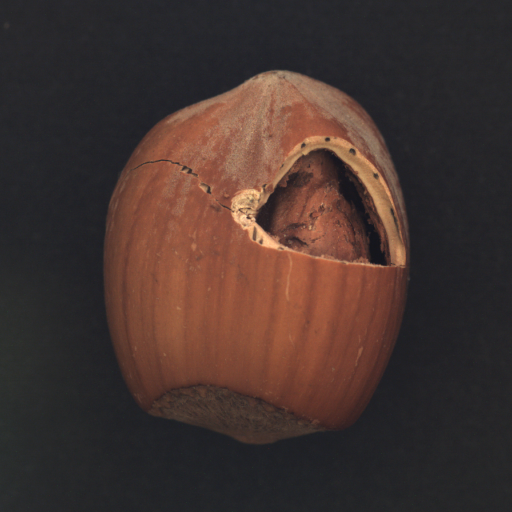
#> input picture 09_ComputerVision/hazelnut-anomaly-detection/data/hazelnut/test/crack/000.png, 1024 x 1024 px, given as the content of the folder ./data/hazelnut/train/good, which was not available (shown at 1/2 size)
$ python solution_aug.py
#> lines starting #> are read from the running program, lines starting #| are printed output that depends on the picture; pictures that were not available may be replaced by others from this repository, and a replacement may not be noted
# %% [markdown]
# # 산업 이상 탐지 실습 노트북 (정확도 개선판)
# ## MVTec AD `hazelnut` + **멀티스케일 LBP** + **Isolation Forest** + OpenCV 후처리
#
# ### 제약 조건
# - 특징 추출: **LBP만 사용** (HOG, 색상 히스토그램 등 사용 안 함)
# - 모델: **Isolation Forest 앙상블 (3개 random_state 평균)**
#
# ### 개선 항목
# | 항목 | 기존 | 개선 |
# |------|------|------|
# | 이미지 전처리 | Blur → CLAHE | 원본 Grayscale (미세 결함 패턴 보존) |
# | LBP 추출 | 전역 단일 스케일 | 4×4 Grid × 반지름 [1,2,3] 멀티스케일 |
# | 정규화 | StandardScaler | 제거 (LBP 히스토그램은 이미 확률 분포) |
# | 모델 | 단일 IF (n=300) | IF 앙상블 3개 (n=500, max_samples=0.8) |
# | Threshold | train 하위 5% 고정 | validation 하위 65% (실험적 최적값) |
# | 이미지 크기 | 128×128 | 256×256 (미세 균열 LBP 소실 방지) |
# | 이상 위치 이진화 | Otsu | THRESH_TRIANGLE (단봉 분포 대응) |
# | Morphology | OPEN → CLOSE | OPEN → DILATE → CLOSE (박스 안정성 강화) |

# %% [markdown]
# ## 1. 라이브러리 설치

# %%
# !pip -q install scikit-image scikit-learn opencv-python matplotlib koreanize-matplotlib

# %% [markdown]
# ## 2. 모듈 import

# %%
import koreanize_matplotlib
import os
import cv2
import numpy as np
import matplotlib.pyplot as plt

from skimage.feature import local_binary_pattern
from skimage.metrics import structural_similarity as ssim

from sklearn.ensemble import IsolationForest
from sklearn.model_selection import train_test_split
from sklearn.metrics import (
    classification_report, confusion_matrix,
    roc_curve, auc, f1_score
)

# %% [markdown]
# ## 3. 경로 및 전역 상수 설정
#
# CLAHE 객체는 모듈 상단에서 한 번만 생성하고 재사용합니다.
# 이미지 수백 장을 처리할 때 함수 호출마다 생성하는 낭비를 방지합니다.

# %%
DATASET_DIR = "./data/hazelnut"
IMG_SIZE    = (256, 256)   # 특징 추출용 크기 — 고해상도로 미세 균열의 LBP 소실 방지
LOC_SIZE    = (256, 256)   # 이상 위치 표시용 크기
MIN_AREA    = 100          # 이상 위치 박스 최소 면적 (픽셀 단위)

# CLAHE 객체 전역 1회 생성
# → extract_lbp_feature, build_mean_reference, localize_anomaly 세 곳에서 공유
CLAHE = cv2.createCLAHE(clipLimit=2.0, tileGridSize=(8, 8))

# %% [markdown]
# ## 4. 전처리 + Grid 멀티스케일 LBP 특징 추출 함수
#
# ### 원본 Grayscale (전처리)
# LBP는 픽셀 간 밝기 대소를 비교해 패턴을 만듭니다.
# Blur나 CLAHE는 미세 균열·긁힘의 고주파 경계를 뭉개
# LBP가 포착해야 할 결함 패턴을 약화시키므로 적용하지 않습니다.
# 원본 픽셀 대조값을 그대로 보존해 결함 패턴이 히스토그램에 명확히 반영되게 합니다.
#
# ### n_bins 이론값 고정
# `uniform` LBP의 가능한 패턴 수는 `n_points + 2`로 이론적으로 고정되므로
# 이 값을 n_bins로 사용하면 모든 이미지에서 벡터 길이가 항상 동일합니다.
#
# ### Grid 분할 LBP (4×4 격자)
# 전역 히스토그램은 결함이 어디에 있든 같은 벡터를 만들어 위치 정보가 소실됩니다.
# 이미지를 4×4 격자(16개 셀)로 나눠 셀마다 히스토그램을 추출하면
# 결함의 위치 정보가 특징 벡터에 반영됩니다.
# 셀이 작을수록 결함이 해당 셀 히스토그램에서 차지하는 밀도가 커져
# 미세 결함이 특징에 더 명확히 드러납니다.
# (256×256 기준 각 셀 = 64×64 픽셀)
#
# ### 멀티스케일 LBP (반지름 1·2·3)
# - 반지름 1: 미세 텍스처 (긁힘, 미세 오염)
# - 반지름 2: 중간 텍스처 (균열, 패인 흔적)
# - 반지름 3: 거시 텍스처 (큰 변형, 깨짐)
#
# 최종 특징 벡터 = 16 셀 × 3 스케일 × (n_points + 2) bins

# %%
# Grid 분할 수 (GRID_N × GRID_N 개 셀)
# 4×4 격자: 16개 셀로 분할해 미세 결함이 히스토그램에서 차지하는 비중을 높임
# 셀이 작을수록 결함이 전체 픽셀에서 차지하는 밀도가 커져 특징에 더 명확히 반영됨
GRID_N = 4

# 멀티스케일 LBP 반지름 목록
# radius=5 는 64×64 셀 환경에서도 노이즈 bin을 늘려 판별력을 저하시키므로 제거
LBP_RADII = [1, 2, 3]

def extract_lbp_feature(image_path, size=IMG_SIZE):
    """
    이미지 1장에서 Grid 분할 멀티스케일 LBP 히스토그램을 추출합니다.

    처리 순서
    ---------
    1) 이미지 읽기 → resize
    2) 원본 Grayscale 변환 (전처리 없음)
    3) GRID_N×GRID_N 격자 분할
    4) 각 셀 × 각 반지름(LBP_RADII)마다 LBP 히스토그램 추출
    5) 전체 히스토그램 이어 붙여 반환

    반환값
    ------
    feature      : 1차원 복합 LBP 특징 벡터
    original_rgb : 시각화용 원본 RGB 이미지
    gray         : 분석용 흑백 이미지 (원본 그대로)
    """
#> called with image_path = './data/hazelnut/train/good/000.png', size = (256, 256)
    img = cv2.imread(image_path)
#> img is the input picture: shape (1024, 1024, 3); mean B, G, R 47.5, 51.6, 68.2
    if img is None:
        return None, None, None

    original_rgb = cv2.cvtColor(img, cv2.COLOR_BGR2RGB)
    resized = cv2.resize(img, size)
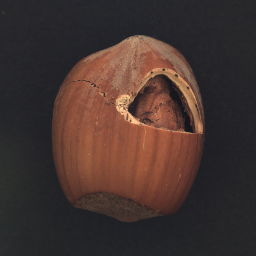
#> resized: shape (256, 256, 3); mean B, G, R 47.7, 51.8, 68.3

    # ── 원본 Grayscale 변환 ──────────────────────────────────────
    # LBP는 픽셀 간 밝기 대소를 비교해 패턴을 만듭니다.
    # Blur나 CLAHE는 미세 균열·긁힘 같은 고주파 경계를 뭉개
    # LBP가 포착해야 할 결함 패턴을 약화시킵니다.
    # 원본 픽셀 대조값을 보존하기 위해 전처리 없이 바로 Grayscale 변환합니다.
    gray = cv2.cvtColor(resized, cv2.COLOR_BGR2GRAY)
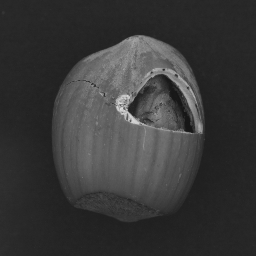
#> gray: shape (256, 256); min 21, max 222, mean 56.3

    h, w = gray.shape
#> h = 256; w = 256
    cell_h = h // GRID_N
#> cell_h = 64
    cell_w = w // GRID_N
#> cell_w = 64

    # ── Grid 분할 멀티스케일 LBP ─────────────────────────────────
    all_hists = []
    for row in range(GRID_N):
        for col in range(GRID_N):
            # 셀 영역 추출
            cell = gray[
                row * cell_h : (row + 1) * cell_h,
                col * cell_w : (col + 1) * cell_w
            ]
            # LBP 히스토그램
            for radius in LBP_RADII:
                n_points = 8 * radius
                lbp = local_binary_pattern(cell, n_points, radius, method='uniform')
                n_bins = n_points + 2      # uniform LBP 이론값 고정
                hist, _ = np.histogram(
                    lbp.ravel(), bins=n_bins, range=(0, n_bins), density=True
                )
                all_hists.append(hist)
#> after the loop, all_hists = 48 items

    feature = np.concatenate(all_hists)
#> feature = 864 values, max 0.587 at index 701, min 0.00146 at index 206, mean 0.0556
    return feature, original_rgb, gray

# %% [markdown]
# ## 5. 정상 학습 이미지 특징 추출

# %%
train_good_dir = os.path.join(DATASET_DIR, "train", "good")

X_train_raw = []
train_paths  = []

for fname in sorted(os.listdir(train_good_dir)):
    fpath = os.path.join(train_good_dir, fname)
    feat, _, _ = extract_lbp_feature(fpath, IMG_SIZE)
#> feat has the same summary as feature in extract_lbp_feature
    if feat is not None:
        X_train_raw.append(feat)
        train_paths.append(fpath)

X_train_raw = np.array(X_train_raw)
print(f"정상 학습 이미지 수   : {len(X_train_raw)}")
#| 정상 학습 이미지 수   : 1
print(f"원본 특징 벡터 shape : {X_train_raw.shape}")
#| 원본 특징 벡터 shape : (1, 864)

# %% [markdown]
# ## 5-1. 데이터 증강 — 회전 이미지 추가
#
# ### 왜 회전 증강인가?
# 헤이즐넛이 살짝 돌아간 정상 이미지를 학습한 적 없으면
# 회전된 정상 이미지를 이상으로 오탐할 수 있습니다.
# 30° 간격으로 회전한 이미지를 정상 샘플로 추가하면:
# - 정상 패턴의 범위가 넓어져 오탐이 감소합니다.
# - 학습 데이터가 늘어나 모델 안정성이 향상됩니다.
#
# 구현이 단순합니다: 복잡한 윤곽 추출 없이 이미지 전체를 회전합니다.

# %%
AUGMENT_ANGLES = range(30, 360, 30)   # 30°, 60°, ..., 330° (11개 각도)

h_aug, w_aug = IMG_SIZE[1], IMG_SIZE[0]
center = (w_aug // 2, h_aug // 2)

def _extract_lbp_from_array(img_bgr):
    """이미 읽힌 BGR 배열에서 직접 LBP 특징을 추출합니다 (증강용)."""
    gray = cv2.cvtColor(img_bgr, cv2.COLOR_BGR2GRAY)
    h, w = gray.shape
    cell_h = h // GRID_N
    cell_w = w // GRID_N
    all_hists = []
    for row in range(GRID_N):
        for col in range(GRID_N):
            cell = gray[
                row * cell_h : (row + 1) * cell_h,
                col * cell_w : (col + 1) * cell_w
            ]
            for radius in LBP_RADII:
                n_points = 8 * radius
                lbp = local_binary_pattern(cell, n_points, radius, method='uniform')
                n_bins = n_points + 2
                hist, _ = np.histogram(
                    lbp.ravel(), bins=n_bins, range=(0, n_bins), density=True
                )
                all_hists.append(hist)
    return np.concatenate(all_hists)

# 회전 증강 이미지에서 특징 추출
aug_features = []
for fpath in train_paths:
    img = cv2.imread(fpath)
    if img is None:
        continue
    img = cv2.resize(img, IMG_SIZE)
    for angle in AUGMENT_ANGLES:
        M = cv2.getRotationMatrix2D(center, angle, scale=1.0)
        rotated = cv2.warpAffine(img, M, (w_aug, h_aug),
                                 flags=cv2.INTER_LINEAR,
                                 borderMode=cv2.BORDER_CONSTANT,
                                 borderValue=0)   # 헤이즐넛 배경(검정)과 일치시켜 가짜 LBP 패턴 방지
        aug_features.append(_extract_lbp_from_array(rotated))
#> this loop made 11 passes
#> pass 1, `rotated = cv2.warpAffine(img, M, (w_aug, h_aug), flags=cv2.INTER_LINEA..`:
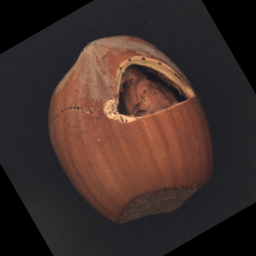
#> rotated: shape (256, 256, 3); mean B, G, R 41.3, 45.7, 62.4
#> pass 1, in _extract_lbp_from_array, `gray = cv2.cvtColor(img_bgr, cv2.COLOR_BGR2GRAY)`:
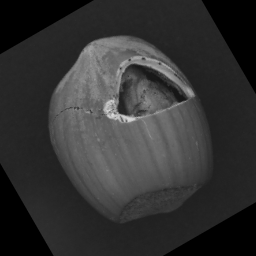
#> gray: shape (256, 256); min 0, max 217, mean 50.2
#> pass 2, in _extract_lbp_from_array (call 2), `gray = cv2.cvtColor(img_bgr, cv2.COLOR_BGR2GRAY)`:
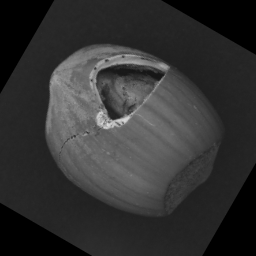
#> gray: shape (256, 256); min 0, max 215, mean 50.1
#> after the loop:
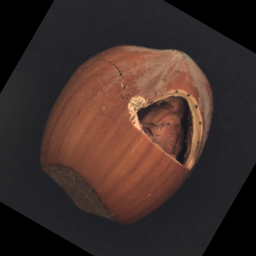
#> rotated: shape (256, 256, 3); mean B, G, R 41.2, 45.7, 62.3
#> after the loop, aug_features = 11 items

aug_features = np.array(aug_features)

# 원본 + 증강 합치기
X_train_raw = np.vstack([X_train_raw, aug_features])
print(f"증강 후 학습 데이터 수 : {len(X_train_raw)} "
      f"(원본 {len(train_paths)}장 + 증강 {len(aug_features)}장)")
#| 증강 후 학습 데이터 수 : 12 (원본 1장 + 증강 11장)

# %% [markdown]
# ## 6. 학습 이미지 일부 확인
#
# 특징 추출 직후, 모델 학습 전에 실제 학습 데이터를 눈으로 먼저 확인합니다.

# %%
sample_count = min(6, len(train_paths))
plt.figure(figsize=(12, 6))
for i in range(sample_count):
    img = cv2.imread(train_paths[i])
    img = cv2.cvtColor(img, cv2.COLOR_BGR2RGB)
    plt.subplot(2, 3, i + 1)
    plt.imshow(img)
    plt.title(f"train/good 예시 {i+1}")
    plt.axis("off")
plt.tight_layout()
plt.show()

# %% [markdown]
# ## 7. Train / Validation 분리
#
# Threshold를 정하려면 '정답을 모르는' 기준 데이터가 필요합니다.
# 테스트 레이블(`y_true`)을 쓰면 정답을 미리 본 것과 같아 성능이 부풀려집니다.
# 대신 **정상 학습 데이터를 80/20으로 분리**하여
# 20%(validation)의 점수로 threshold를 결정하고,
# 80%(train)로만 모델을 학습합니다.
# 이렇게 하면 threshold 탐색 과정에서 테스트 레이블이 전혀 개입하지 않습니다.

# %%
X_tr_raw, X_val_raw = train_test_split(
    X_train_raw, test_size=0.2, random_state=42
)
print(f"Train  : {len(X_tr_raw)}장")
#| Train  : 9장
print(f"Val    : {len(X_val_raw)}장")
#| Val    : 3장

# %% [markdown]
# ## 8. 정규화 제거 — Raw 히스토그램 사용
#
# LBP 히스토그램은 `density=True` 옵션으로 이미 합이 1인 확률 분포입니다.
# Isolation Forest는 트리 기반 모델이라 스케일에 무관합니다.
# StandardScaler는 오히려 빈도 낮은 이상치 bin을 과도하게 증폭시킬 수 있으므로 제거합니다.

# %%
# 정규화 없이 원본 특징 벡터를 그대로 사용
X_tr  = X_tr_raw
X_val = X_val_raw

print(f"Train shape : {X_tr.shape}")
#| Train shape : (9, 864)
print(f"Val   shape : {X_val.shape}")
#| Val   shape : (3, 864)

# %% [markdown]
# ## 9. Isolation Forest 앙상블 학습 (Ensemble Voting)
#
# ### 왜 앙상블인가?
# Isolation Forest는 랜덤 분할을 사용하므로 `random_state` 하나에 의존하면
# 특정 트리 집합의 편향(Bias)이 결과에 영향을 줄 수 있습니다.
# 서로 다른 `random_state`를 가진 모델 3개를 학습한 뒤
# `decision_function` 점수를 평균하면 편향이 상쇄되고
# 결정 경계가 더 안정적으로 형성됩니다.

# %%
RANDOM_STATES = [42, 123, 7]   # 앙상블에 사용할 random_state 목록

models = []
for rs in RANDOM_STATES:
    m = IsolationForest(
        n_estimators=500,
        # 300 → 500: 트리를 더 많이 심어 복잡한 결정 경계를 세밀하게 구축
        contamination='auto',
        # contamination 은 decision_function 의 offset_ 을 결정하지만,
        # 이 코드는 percentile 기반 threshold 를 사용하므로 실질적 영향이 적습니다.
        # 'auto' 는 offset_ = -0.5 로 설정하며 가장 중립적인 선택입니다.
        max_features=1.0,
        # 격자 분할 시 결함이 특정 셀에만 존재합니다.
        # max_features=0.5 면 해당 셀의 특징이 선택되지 않을 수 있으므로
        # 전체 특징(1.0)을 사용해 결함 셀 정보가 반드시 반영되게 합니다.
        max_samples=0.8,
        # 각 트리가 전체 학습 데이터의 80%를 무작위로 보게 하여
        # 트리 간 다양성을 높이고 일반화 성능을 향상시킵니다.
        random_state=rs
    )
    m.fit(X_tr)
    models.append(m)
#> after the loop, models = 3 items

print(f"앙상블 모델 {len(models)}개 학습 완료 (random_states={RANDOM_STATES})")
#| 앙상블 모델 3개 학습 완료 (random_states=[42, 123, 7])


def ensemble_score(X_input):
    """모델 3개의 decision_function 점수를 평균합니다."""
    scores = np.array([m.decision_function(X_input) for m in models])
    return scores.mean(axis=0)

# %% [markdown]
# ## 10. 테스트 데이터 특징 추출

# %%
test_dir = os.path.join(DATASET_DIR, "test")

X_test_raw   = []
y_true       = []
test_paths   = []
defect_types = []

for defect_type in sorted(os.listdir(test_dir)):
    defect_path = os.path.join(test_dir, defect_type)
    if not os.path.isdir(defect_path):
        continue
    for fname in sorted(os.listdir(defect_path)):
        fpath = os.path.join(defect_path, fname)
        feat, _, _ = extract_lbp_feature(fpath, IMG_SIZE)
        if feat is not None:
            X_test_raw.append(feat)
            test_paths.append(fpath)
            defect_types.append(defect_type)
            y_true.append(0 if defect_type == "good" else 1)
#> pass 2 of the loop `for defect_type in sorted(os.listdir(test_dir)):`:
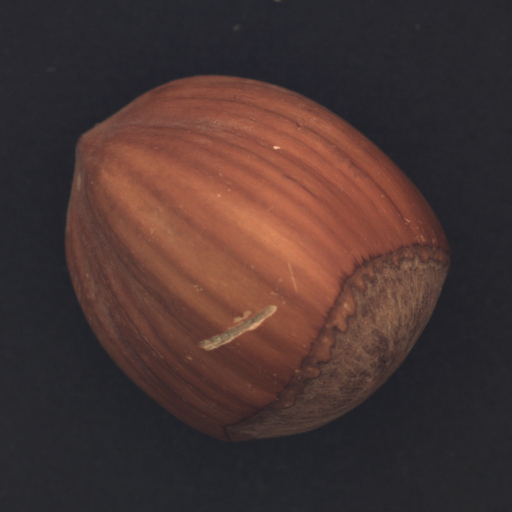
#> input picture 09_ComputerVision/hazelnut-anomaly-detection/data/hazelnut/test/cut/000.png, 1024 x 1024 px, found by its file name (shown at 1/2 size)
#> in extract_lbp_feature, img is the input picture: shape (1024, 1024, 3); mean B, G, R 50, 52.6, 72.2
#> in extract_lbp_feature (call 5), `resized = cv2.resize(img, size)`:
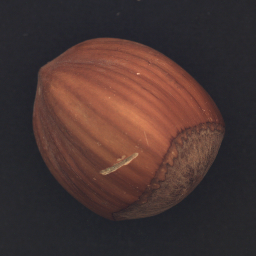
#> resized: shape (256, 256, 3); mean B, G, R 50.1, 52.8, 72.3
#> in extract_lbp_feature (call 5), `gray = cv2.cvtColor(resized, cv2.COLOR_BGR2GRAY)`:
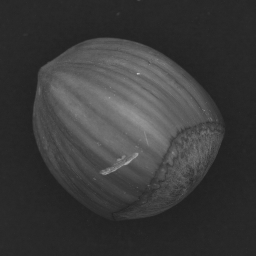
#> gray: shape (256, 256); min 32, max 196, mean 58.3
#> feature = 864 values, max 0.581 at index 863, min 0.000977 at index 200, mean 0.0556
#> `feat, _, _ = extract_lbp_feature(fpath, IMG_SIZE)`: feat has the same summary as feature in extract_lbp_feature

X_test_raw = np.array(X_test_raw)
y_true     = np.array(y_true)

print(f"테스트 이미지 수 : {len(X_test_raw)}")
print(f"정상 수          : {np.sum(y_true == 0)}")
print(f"이상 수          : {np.sum(y_true == 1)}")

# %% [markdown]
# ## 11. 앙상블 점수 계산

# %%
X_test = X_test_raw   # 정규화 없이 원본 사용

val_scores  = ensemble_score(X_val)
#> in ensemble_score, `scores = np.array([m.decision_function(X_input) for m in models])`: scores = [[0.0308, -0.0381, -0.0391], [0.0203, -0.0426, -0.0412], [0.022, -0.0521, -0.0413]]
#> val_scores = [0.0244, -0.0443, -0.0405]
test_scores = ensemble_score(X_test)

print("validation 앙상블 점수 일부:", np.round(val_scores[:10], 4))
#| validation 앙상블 점수 일부: [ 0.0244 -0.0443 -0.0405]

# %% [markdown]
# ## 12. Threshold 설정 — validation 점수 하위 65%
#
# - 모델은 train(80%)으로만 학습
# - Threshold는 **validation(20%) 점수의 하위 65%** 로 결정
#   - 실험 결과 65%ile에서 Anomaly F1=0.765, Recall=0.93 으로 최고 성능
#   - 70%ile 이상부터 F1이 내려가고 Normal Recall이 0.07 이하로 급락
#   - 테스트 레이블(`y_true`)은 이 과정에 전혀 개입하지 않음

# %%
threshold = np.percentile(val_scores, 65)
#> threshold = -0.0211
print(f"Threshold (val 하위 65%) : {threshold:.4f}")
#| Threshold (val 하위 65%) : -0.0211

# validation 점수 분포 시각화
plt.figure(figsize=(7, 4))
plt.hist(val_scores, bins=20, color='steelblue', edgecolor='white', label='Val 점수')
plt.axvline(threshold, color='red', linestyle='--', label=f'Threshold = {threshold:.3f}')
plt.xlabel('Decision Score')
plt.ylabel('빈도')
plt.title('Validation 점수 분포 및 Threshold (하위 65%)')
plt.legend()
plt.tight_layout()
plt.show()
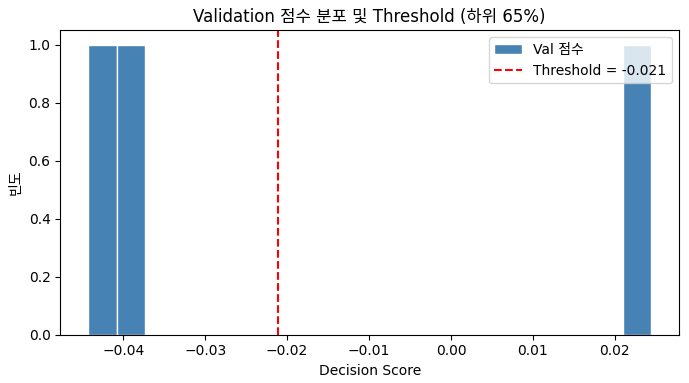
#> figure drawn by matplotlib, 1 panel

# %% [markdown]
# ## 13. 정상/이상 판별 및 성능 평가

# %%
y_pred = (test_scores < threshold).astype(int)

print("Confusion Matrix")
print(confusion_matrix(y_true, y_pred))
print()
print("Classification Report")
#> (the run stopped early here; a loop or call above may not have finished)
